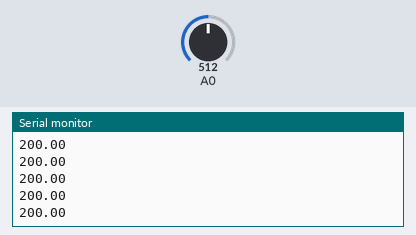
Bench run of a sketch on a simulated Arduino Uno, built with avr-gcc and run on an emulated ATmega328P. Parts: the last lines printed to the serial monitor. Inputs (shaded band) come from the test bench; at power-on: A0 = 512.

Above: at 1.2 s.
1.3 s: A0 set to 716
At 1.31 s:
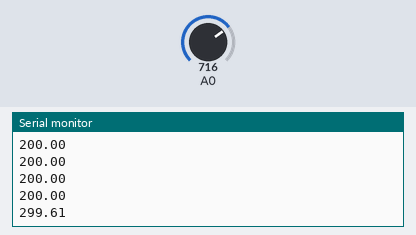
2.8 s: A0 set to 900
At 2.82 s:
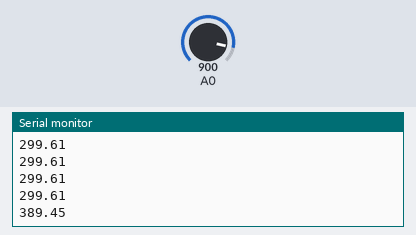
Timing chart, 0 to 5.8 s (numbered marks = the images above; inputs shaded):
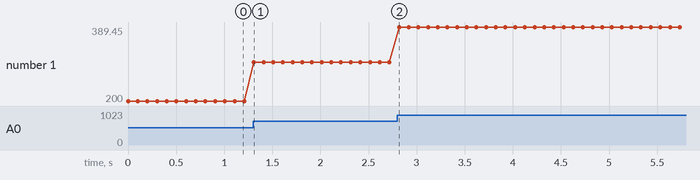

Measured:
- after the input at 1.3 s, the serial monitor: prints a new line at once (image 1)
- after the input at 2.8 s, the serial monitor: prints a new line at once (image 2)
- plotted number 1: 200 → 299.61 after the input at 1.3 s, 299.61 → 389.45 after the input at 2.8 s

The sketch:

temperature.ino
```cpp
void setup() {
  Serial.begin(9600);
}

void loop() {
  float voltage = getVoltage(A0);

  float degreeC = (voltage - 0.5) * 100.0;
  Serial.println(degreeC);
  delay(100);
}

float getVoltage(int pin){
  return analogRead(pin) * 0.004882814;
}
```
